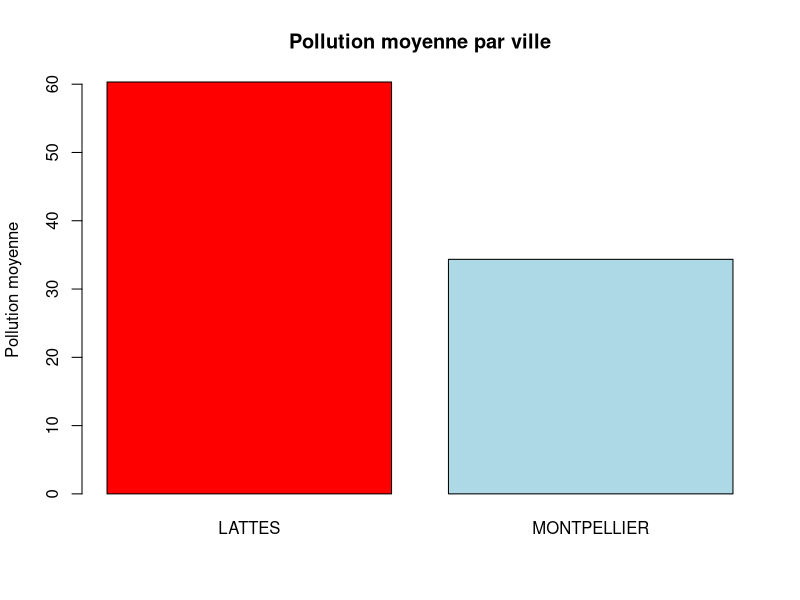
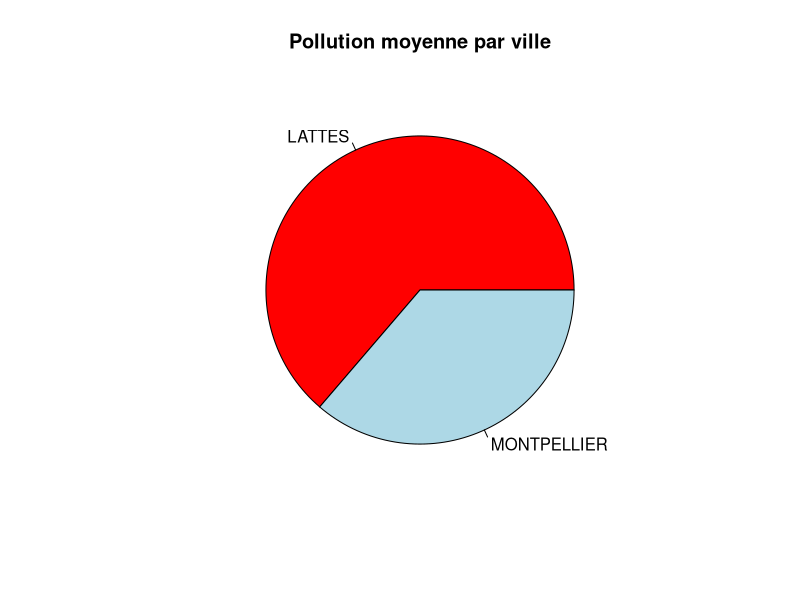
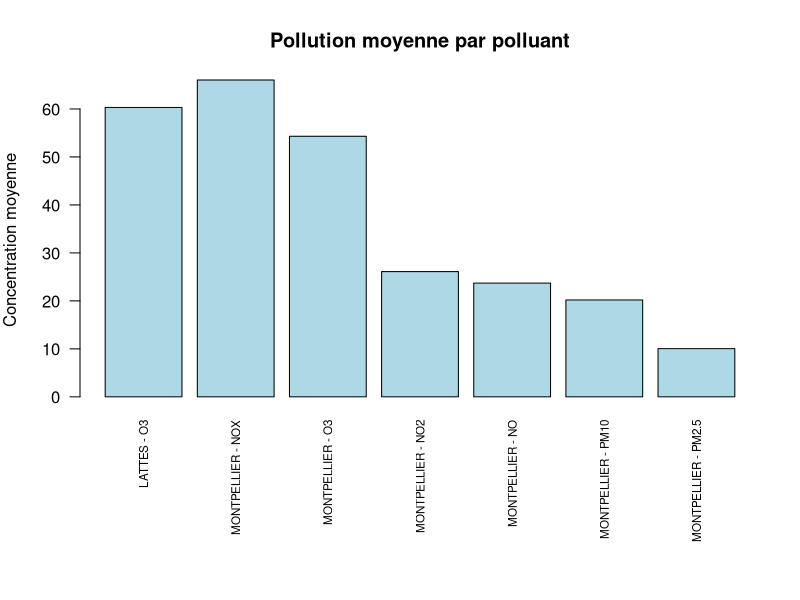
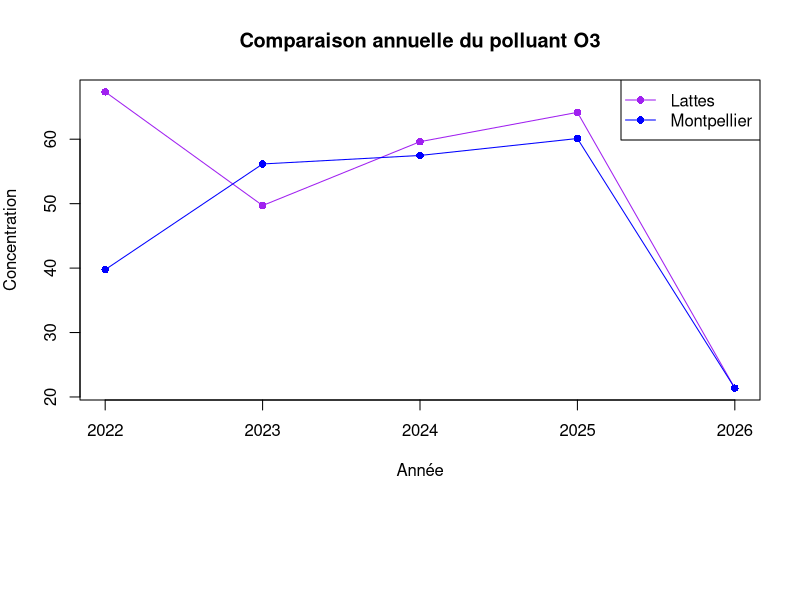
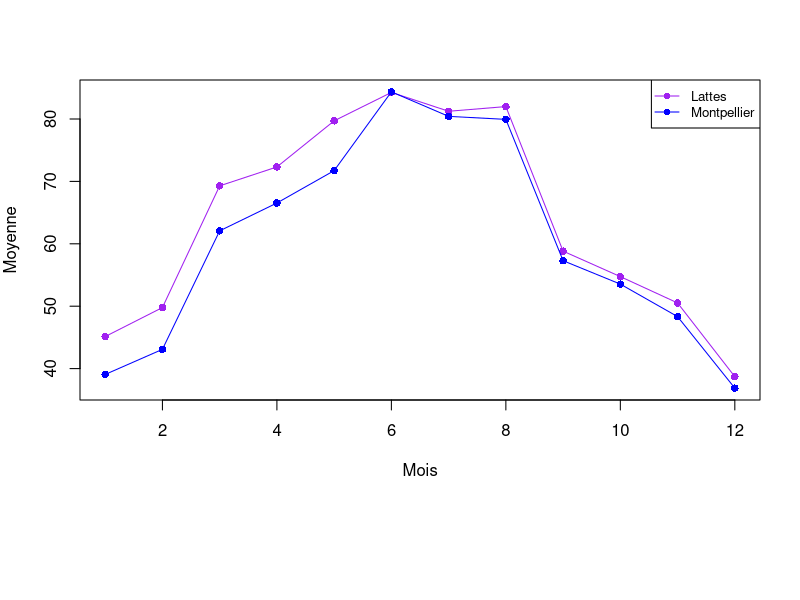
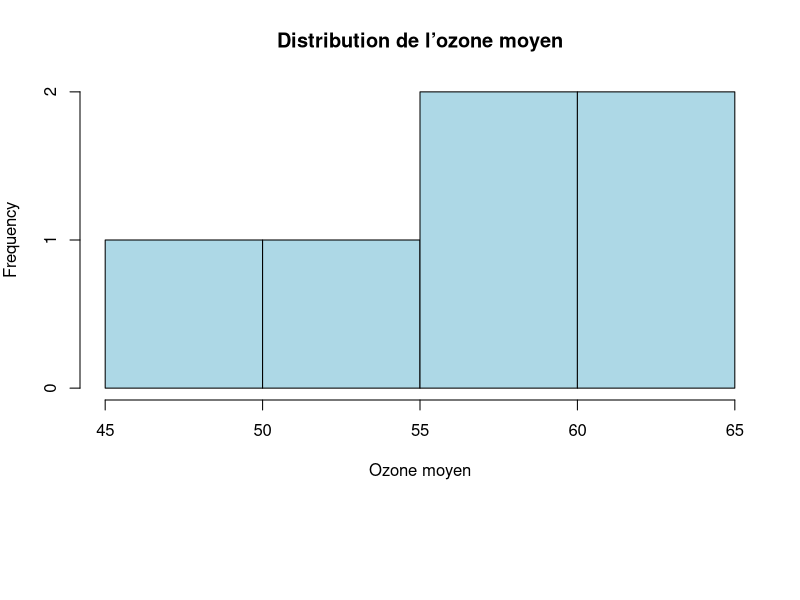
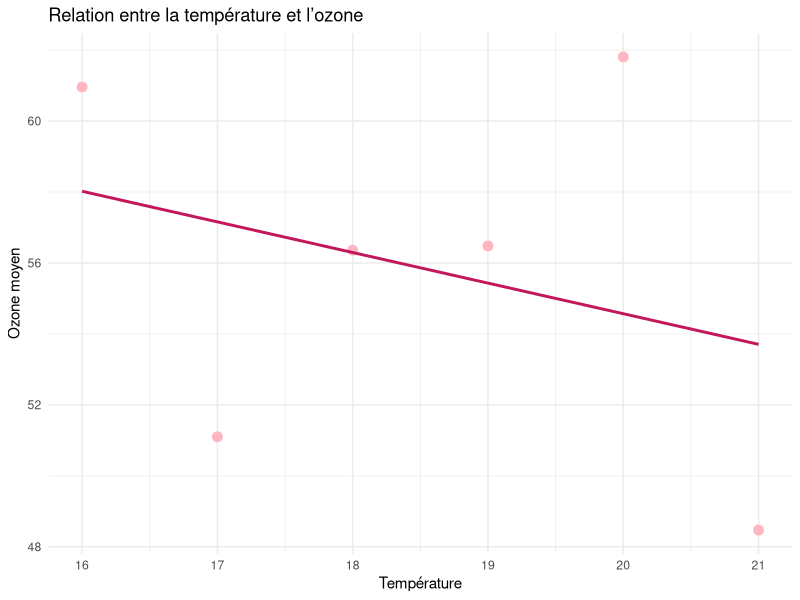
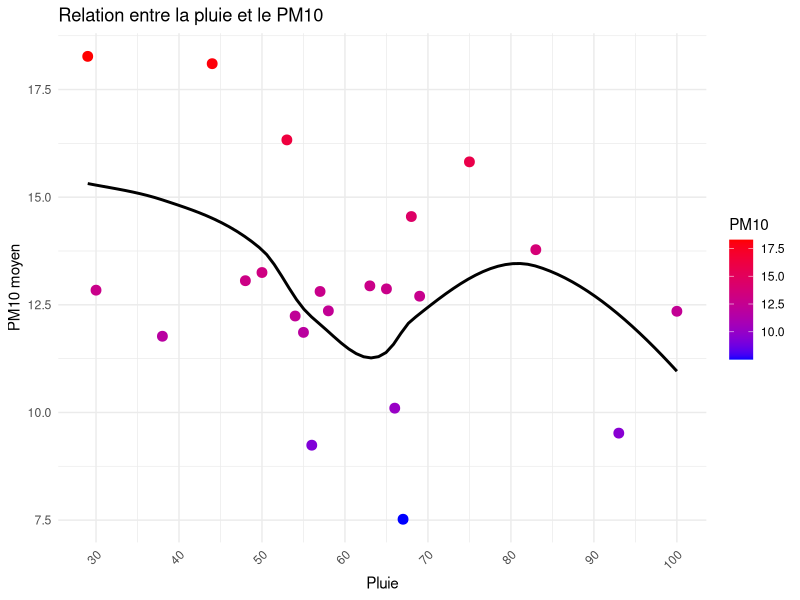

These figures' R source, in order:
## ---- chunk 1
knitr::opts_chunk$set(echo = TRUE)
## ---- chunk 2
packages <- c("ggplot2", "tidyverse")

for (p in packages) {
  if (!require(p, character.only = TRUE)) {
    options(repos = c(CRAN = "https://cloud.r-project.org"))
    install.packages(p, dependencies = TRUE)
    library(p, character.only = TRUE)
  }
}
## ---- chunk 3
donnees_uni <- read.csv2("../problematique1/csv/comparaison_poll_montpellier_et_lattes.csv")

donnees_uni$moyenne_pollution <- as.numeric(gsub(",", ".", donnees_uni$moyenne_pollution))

summary(donnees_uni$moyenne_pollution)

barplot(donnees_uni$moyenne_pollution,
        names.arg = donnees_uni$ville,
        col = c("red", "lightblue"),
        main = "Pollution moyenne par ville",
        ylab = "Pollution moyenne")
## ---- chunk 4
# Import des données
donnees <- read.csv2("../problematique1/csv/comparaison_poll_montpellier_et_lattes.csv")

# Correction des nombres
donnees$moyenne_pollution <- as.numeric(gsub(",", ".", donnees$moyenne_pollution))

# Camembert
pie(donnees$moyenne_pollution,
    labels = donnees$ville,
    col = c("red", "lightblue"),
    main = "Pollution moyenne par ville")
## ---- chunk 5
donnees2 <- read.csv2("../problematique1/csv/moypoll_par_polluant_pour_mtp_et_lattes.csv")
donnees2$moyenne_pollution <- as.numeric(gsub(",", ".", donnees2$moyenne))
noms <- paste(donnees2$nom_com, "-", donnees2$nom_poll)

par(mar = c(10, 4, 4, 2))
barplot(donnees2$moyenne_pollution,
        names.arg = noms,
        col = "lightblue",
        las = 2,
        cex.names = 0.7,
        main = "Pollution moyenne par polluant",
        ylab = "Concentration moyenne")
     
## ---- chunk 6
donnees3 <- read.csv2("../problematique1/csv/comparaison_ans_moy_polluant_o3_communs.csv")
donnees3$moyenne_pollution <- as.numeric(gsub(",", ".", donnees3$moyenne_pollution))
lattes <- donnees3[donnees3$nom_com == "LATTES", ]
montpellier <- donnees3[donnees3$nom_com == "MONTPELLIER", ]
plot(lattes$annee, lattes$moyenne_pollution,
     type = "o",
     col = "purple",
     pch = 16,
     ylim = range(donnees3$moyenne_pollution),
     xlab = "Année",
     ylab = "Concentration",
     main = "Comparaison annuelle du polluant O3")

lines(montpellier$annee, montpellier$moyenne_pollution,
      type = "o",
      col = "blue",
      pch = 16)

legend("topright",
       legend = c("Lattes", "Montpellier"),
       col = c("purple", "blue"),
       lty = 1,
       pch = 16)
## ---- chunk 7

donnees4 <- read.csv2("../problematique1/csv/O3_mensuelle_2025_montpellier_et_lattes.csv")
donnees4$moyenne_pollution <- as.numeric(gsub(",", ".", donnees4$moyenne_pollution))

lattes <- donnees4[donnees4$nom_com == "LATTES", ]
montpellier <- donnees4[donnees4$nom_com == "MONTPELLIER", ]

plot(lattes$mois, lattes$moyenne_pollution,
     type = "o",
     col = "purple",
     pch = 16,
     ylim = range(donnees4$moyenne_pollution),
     xlab = "Mois",
     ylab = "Moyenne")

lines(montpellier$mois, montpellier$moyenne_pollution,
      type = "o",
      col = "blue",
      pch = 16)

legend("topright",
       legend = c("Lattes", "Montpellier"),
       col = c("purple", "blue"),
       lty = 1,
       pch = 16,
       cex = 0.8)
## ---- chunk 8
data_temp <- read.csv2("../problematique2/csv/ozone_temperature.csv")

data_temp$ozone_moyen <- as.numeric(gsub(",", ".", data_temp$ozone_moyen))

summary(data_temp$ozone_moyen)

hist(data_temp$ozone_moyen,
     col = "lightblue",
     main = "Distribution de l’ozone moyen",
     xlab = "Ozone moyen")
## ---- chunk 9
data_temp <- read.csv2("../problematique2/csv/ozone_temperature.csv")

data_temp$temperature <- as.numeric(gsub(",", ".", data_temp$temperature))
data_temp$ozone_moyen <- as.numeric(gsub(",", ".", data_temp$ozone_moyen))

data_temp$classe_temp <- cut(data_temp$temperature,
                             breaks = 3,
                             labels = c("Faible", "Moyenne", "Élevée"))

ggplot(data_temp, aes(x = temperature, y = ozone_moyen)) +
  geom_point(size = 3, color = "lightpink") +
  geom_smooth(method = "lm",formula = 'y ~ x',se = FALSE, color = "#C2185B") +
  theme_minimal() +
  labs(title = "Relation entre la température et l’ozone",
       x = "Température",
       y = "Ozone moyen")
## ---- chunk 10
data_pm10 <- read.csv2("../problematique2/csv/pm10_pluie.csv")

data_pm10$PM10_moyen <- as.numeric(gsub(",", ".", data_pm10$PM10_moyen))
data_pm10$pluie_RR_med <- as.numeric(gsub(",", ".", data_pm10$pluie_RR_med))

library(ggplot2)

ggplot(data_pm10, aes(x = pluie_RR_med, y = PM10_moyen)) +
  geom_point(aes(color = PM10_moyen), size = 3) +
  geom_smooth(method = "loess",formula = y ~ x, se = FALSE, color = "black") +
  scale_color_gradient(low = "blue", high = "red") +
  scale_x_continuous(breaks = seq(0, max(data_pm10$pluie_RR_med, na.rm = TRUE), by = 10)) +
  theme_minimal() +
  theme(axis.text.x = element_text(angle = 45, hjust = 1)) +
  labs(title = "Relation entre la pluie et le PM10",
       x = "Pluie",
       y = "PM10 moyen",
       color = "PM10")
## ---- chunk 11
data_vent <- read.csv2("../problematique2/csv/pollution_vent.csv")

data_vent$pollution_moyenne <- as.numeric(gsub(",", ".", data_vent$pollution_moyenne))

ggplot(data_vent, aes(x = vent, y = pollution_moyenne)) +
  geom_point(color = "darkgreen", size = 3) +
  geom_smooth(method = "lm",formula = y ~ x, se = FALSE, color = "black") +
  theme_minimal() +
  labs(title = "Influence du vent sur la pollution",
       x = "Vitesse du vent",
       y = "Pollution moyenne")
## ---- chunk 12
data_villes <- read.csv2("../problematique3/csv/pollution_grandes_villes_2023.csv")

data_villes$pollution_moyenne_2023 <- as.numeric(gsub(",", ".", data_villes$pollution_moyenne_2023))

data_villes <- data_villes[order(data_villes$pollution_moyenne_2023), ]

ggplot(data_villes, aes(x = reorder(nom_commune, pollution_moyenne_2023),
                        y = pollution_moyenne_2023)) +
  geom_segment(aes(x = nom_commune, xend = nom_commune,
                   y = 0, yend = pollution_moyenne_2023),
               color = "orange", linewidth = 2) +
  geom_point(color = "blue", size = 3) +
  theme_classic() +
  labs(title = "Pollution moyenne par ville",
       x = "Communes",
       y = "Pollution moyenne") +
  theme(axis.text.x = element_text(angle = 45, hjust = 1))
## ---- chunk 13
data_petites <- read.csv2("../problematique3/csv/pollution_petites_communes_2023.csv")

data_petites$pollution_moyenne_2023 <- as.numeric(gsub(",", ".", data_petites$pollution_moyenne_2023))

ggplot(data_petites, aes(y = pollution_moyenne_2023)) +
  geom_boxplot(fill = "lightgreen") +
  theme_classic() +
  labs(title = "Pollution dans les petites communes",
       y = "Pollution moyenne")
## ---- chunk 14
data_uni <- read.csv2("../problematique3/csv/pollution_grandes_villes_2023.csv")

data_uni$pollution_moyenne_2023 <- as.numeric(
  gsub(",", ".", data_uni$pollution_moyenne_2023)
)

par(mar = c(12, 4, 4, 2))  
barplot(data_uni$pollution_moyenne_2023,
        names.arg = data_uni$nom_commune,
        las = 2,
        cex.names = 0.8,  
        col = "orange",
        main = "Pollution moyenne 2023 par ville",
        ylab = "Pollution")
## ---- chunk 15
data_evo <- read.csv2("../problematique3/csv/evolution_population_pollution.csv")

data_evo$pollution_moyenne <- as.numeric(gsub(",", ".", data_evo$pollution_moyenne))
data_evo$evolution_population_2017_2023 <- as.numeric(gsub(",", ".", data_evo$evolution_population_2017_2023))

data_evo$classe_pop <- cut(data_evo$evolution_population_2017_2023,
                           breaks = 3,
                           labels = c("Faible", "Moyenne", "Élevée"))

ggplot(data_evo, aes(x = classe_pop, y = pollution_moyenne, fill = classe_pop)) +
  geom_boxplot() +
  scale_fill_manual(values = c("lightblue", "orange", "red")) +
  theme_classic() +
  labs(title = "Pollution selon l’évolution de la population",
       x = "Classe d’évolution de la population",
       y = "Pollution moyenne")
